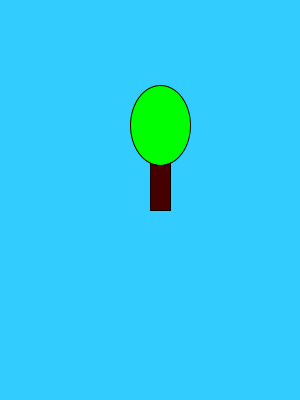
Frame 1 (no input)
Frame 60 (the mouse pressed at the canvas centre just before this capture): identical to frame 1, image omitted
Frame 120 (the mouse held since frame 60 and released just before this capture): identical to frame 1, image omitted

The Processing sketch that drew this single still picture (run headless with seeded random() and noise(); from frame 60 on, the mouse is pressed at the canvas centre):

// Processing sketch: Opdracht_9_9__methode_die_een__simpele__boom_tekent
// ── Opdracht_9_9__methode_die_een__simpele__boom_tekent.pde
void setup(){
size(300,400);
background(51,204,255);
boom(150,150);



}

void draw(){}


void boom(int x , int y ){
  fill(70,0,0);
  rect(x,y,20,60);
  
  fill(0,255,0);
ellipse(x+10,y-25,60,80);



}
